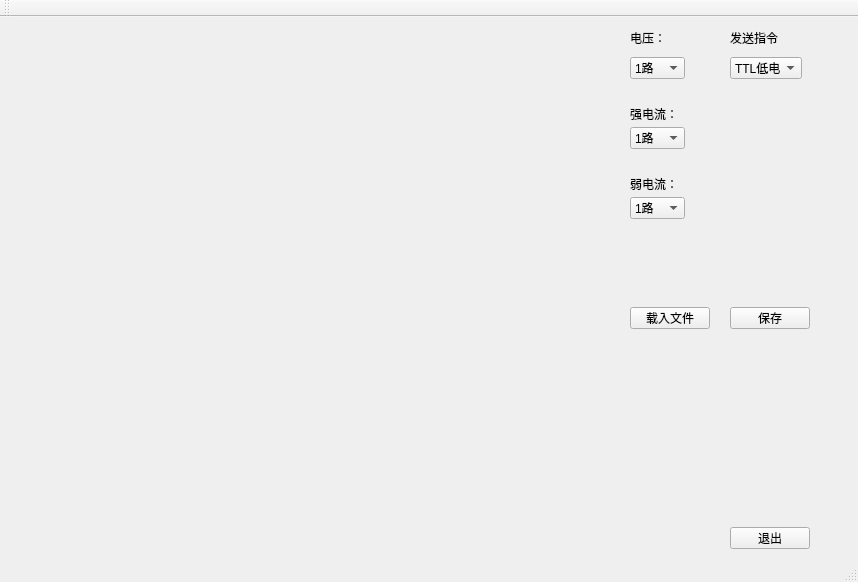
<?xml version="1.0" encoding="UTF-8"?>
<ui version="4.0">
 <class>MainWindow</class>
 <widget class="QMainWindow" name="MainWindow">
  <property name="geometry">
   <rect>
    <x>0</x>
    <y>0</y>
    <width>858</width>
    <height>582</height>
   </rect>
  </property>
  <property name="windowTitle">
   <string>MainWindow</string>
  </property>
  <widget class="QWidget" name="centralWidget">
   <widget class="QPushButton" name="loadfile">
    <property name="geometry">
     <rect>
      <x>630</x>
      <y>290</y>
      <width>80</width>
      <height>22</height>
     </rect>
    </property>
    <property name="text">
     <string>载入文件</string>
    </property>
   </widget>
   <widget class="QLabel" name="lvolatoge">
    <property name="geometry">
     <rect>
      <x>630</x>
      <y>10</y>
      <width>55</width>
      <height>21</height>
     </rect>
    </property>
    <property name="text">
     <string>电压：</string>
    </property>
   </widget>
   <widget class="QComboBox" name="comboBox_2">
    <property name="geometry">
     <rect>
      <x>630</x>
      <y>110</y>
      <width>55</width>
      <height>22</height>
     </rect>
    </property>
    <item>
     <property name="text">
      <string>1路</string>
     </property>
    </item>
    <item>
     <property name="text">
      <string>2路</string>
     </property>
    </item>
    <item>
     <property name="text">
      <string>3路</string>
     </property>
    </item>
    <item>
     <property name="text">
      <string>4路</string>
     </property>
    </item>
    <item>
     <property name="text">
      <string>5路</string>
     </property>
    </item>
    <item>
     <property name="text">
      <string>6路</string>
     </property>
    </item>
    <item>
     <property name="text">
      <string>7路</string>
     </property>
    </item>
    <item>
     <property name="text">
      <string>8路</string>
     </property>
    </item>
   </widget>
   <widget class="QPushButton" name="close">
    <property name="geometry">
     <rect>
      <x>730</x>
      <y>510</y>
      <width>80</width>
      <height>22</height>
     </rect>
    </property>
    <property name="text">
     <string>退出</string>
    </property>
   </widget>
   <widget class="QComboBox" name="comboBox">
    <property name="geometry">
     <rect>
      <x>630</x>
      <y>40</y>
      <width>55</width>
      <height>22</height>
     </rect>
    </property>
    <item>
     <property name="text">
      <string>1路</string>
     </property>
    </item>
    <item>
     <property name="text">
      <string>2路</string>
     </property>
    </item>
    <item>
     <property name="text">
      <string>3路</string>
     </property>
    </item>
    <item>
     <property name="text">
      <string>4路</string>
     </property>
    </item>
    <item>
     <property name="text">
      <string>5路</string>
     </property>
    </item>
    <item>
     <property name="text">
      <string>6路</string>
     </property>
    </item>
    <item>
     <property name="text">
      <string>7路</string>
     </property>
    </item>
    <item>
     <property name="text">
      <string>8路</string>
     </property>
    </item>
    <item>
     <property name="text">
      <string>9路</string>
     </property>
    </item>
    <item>
     <property name="text">
      <string>10路</string>
     </property>
    </item>
    <item>
     <property name="text">
      <string>11路</string>
     </property>
    </item>
    <item>
     <property name="text">
      <string>12路</string>
     </property>
    </item>
    <item>
     <property name="text">
      <string>13路</string>
     </property>
    </item>
    <item>
     <property name="text">
      <string>14路</string>
     </property>
    </item>
    <item>
     <property name="text">
      <string>15路</string>
     </property>
    </item>
    <item>
     <property name="text">
      <string>16路</string>
     </property>
    </item>
   </widget>
   <widget class="QPushButton" name="savefile">
    <property name="geometry">
     <rect>
      <x>730</x>
      <y>290</y>
      <width>80</width>
      <height>22</height>
     </rect>
    </property>
    <property name="text">
     <string>保存</string>
    </property>
   </widget>
   <widget class="QLabel" name="lstrele">
    <property name="geometry">
     <rect>
      <x>630</x>
      <y>90</y>
      <width>55</width>
      <height>14</height>
     </rect>
    </property>
    <property name="text">
     <string>强电流：</string>
    </property>
   </widget>
   <widget class="QLabel" name="lsendintr">
    <property name="geometry">
     <rect>
      <x>730</x>
      <y>10</y>
      <width>51</width>
      <height>21</height>
     </rect>
    </property>
    <property name="text">
     <string>发送指令：</string>
    </property>
   </widget>
   <widget class="QComboBox" name="comboBox_4">
    <property name="geometry">
     <rect>
      <x>730</x>
      <y>40</y>
      <width>72</width>
      <height>22</height>
     </rect>
    </property>
    <item>
     <property name="text">
      <string>TTL低电平</string>
     </property>
    </item>
    <item>
     <property name="text">
      <string>TTL高电平</string>
     </property>
    </item>
    <item>
     <property name="text">
      <string>100us宽度负脉冲</string>
     </property>
    </item>
    <item>
     <property name="text">
      <string>1k以下方波</string>
     </property>
    </item>
   </widget>
   <widget class="QLabel" name="lweaele">
    <property name="geometry">
     <rect>
      <x>630</x>
      <y>160</y>
      <width>55</width>
      <height>14</height>
     </rect>
    </property>
    <property name="text">
     <string>弱电流：</string>
    </property>
   </widget>
   <widget class="QComboBox" name="comboBox_3">
    <property name="geometry">
     <rect>
      <x>630</x>
      <y>180</y>
      <width>55</width>
      <height>22</height>
     </rect>
    </property>
    <item>
     <property name="text">
      <string>1路</string>
     </property>
    </item>
    <item>
     <property name="text">
      <string>2路</string>
     </property>
    </item>
    <item>
     <property name="text">
      <string>3路</string>
     </property>
    </item>
    <item>
     <property name="text">
      <string>4路</string>
     </property>
    </item>
   </widget>
   <widget class="QWidget" name="">
    <property name="geometry">
     <rect>
      <x>-18</x>
      <y>-10</y>
      <width>621</width>
      <height>571</height>
     </rect>
    </property>
    <layout class="QVBoxLayout" name="verticalLayout">
     <item>
      <widget class="QtCharts::QChartview" name="volatoge" native="true">
       <property name="mouseTracking">
        <bool>true</bool>
       </property>
       <property name="autoFillBackground">
        <bool>true</bool>
       </property>
      </widget>
     </item>
     <item>
      <widget class="QtCharts::QChartview" name="strongelectric" native="true">
       <property name="enabled">
        <bool>true</bool>
       </property>
       <property name="mouseTracking">
        <bool>true</bool>
       </property>
       <property name="autoFillBackground">
        <bool>true</bool>
       </property>
      </widget>
     </item>
     <item>
      <widget class="QtCharts::QChartview" name="weakelectric" native="true">
       <property name="mouseTracking">
        <bool>true</bool>
       </property>
       <property name="acceptDrops">
        <bool>false</bool>
       </property>
       <property name="autoFillBackground">
        <bool>true</bool>
       </property>
      </widget>
     </item>
    </layout>
   </widget>
   <zorder>splitter</zorder>
   <zorder>loadfile</zorder>
   <zorder>close</zorder>
   <zorder>savefile</zorder>
   <zorder>loadfile</zorder>
   <zorder>lvolatoge</zorder>
   <zorder>comboBox_3</zorder>
   <zorder>comboBox_2</zorder>
   <zorder>comboBox</zorder>
   <zorder>lweaele</zorder>
   <zorder>lstrele</zorder>
   <zorder>loadfile</zorder>
   <zorder>lvolatoge</zorder>
   <zorder>comboBox_2</zorder>
   <zorder>close</zorder>
   <zorder>comboBox</zorder>
   <zorder>savefile</zorder>
   <zorder>lstrele</zorder>
   <zorder>layoutWidget</zorder>
   <zorder>lsendintr</zorder>
   <zorder>comboBox_4</zorder>
   <zorder>lweaele</zorder>
   <zorder>comboBox_3</zorder>
  </widget>
  <widget class="QMenuBar" name="menuBar">
   <property name="geometry">
    <rect>
     <x>0</x>
     <y>0</y>
     <width>858</width>
     <height>19</height>
    </rect>
   </property>
  </widget>
  <widget class="QToolBar" name="mainToolBar">
   <attribute name="toolBarArea">
    <enum>TopToolBarArea</enum>
   </attribute>
   <attribute name="toolBarBreak">
    <bool>false</bool>
   </attribute>
  </widget>
  <widget class="QStatusBar" name="statusBar"/>
 </widget>
 <layoutdefault spacing="6" margin="11"/>
 <customwidgets>
  <customwidget>
   <class>QtCharts::QChartview</class>
   <extends>QWidget</extends>
   <header>qchartview.h</header>
   <container>1</container>
  </customwidget>
 </customwidgets>
 <resources/>
 <connections/>
</ui>
